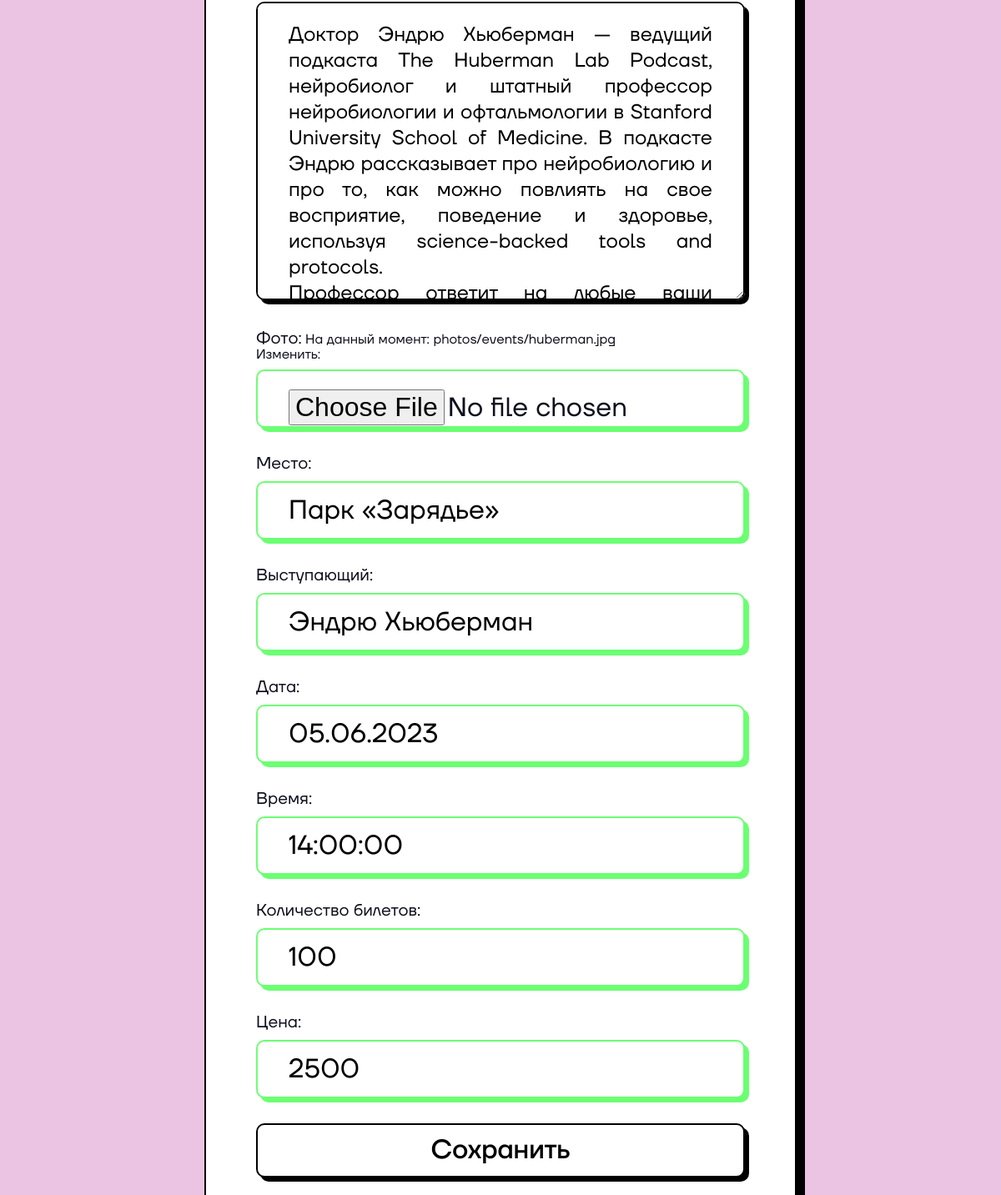
The app's page /events/update/1/ (middle part), older data.
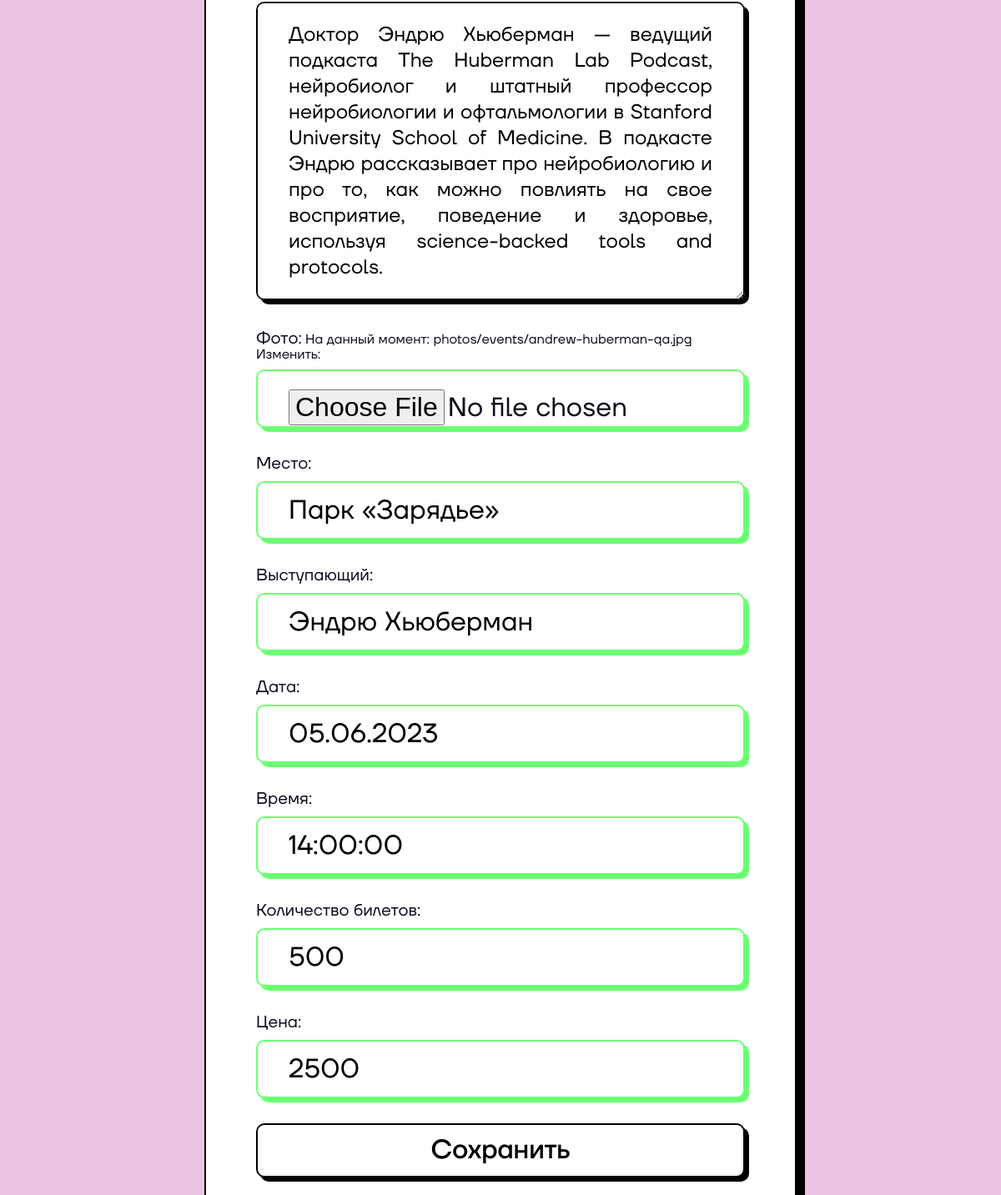
The same page, newer data.
### events/models.py (models this page shows, shortened)
class Event(models.Model):
    name = models.CharField('Название', max_length=255)
    slug = models.SlugField(max_length=255, unique=True,
                            db_index=True, verbose_name="URL")
    description = models.TextField('Описание', help_text='Подробно опишите событие и расскажите про выступающих')
    date = models.DateField('Дата')
    time = models.TimeField('Время')
    performer = models.CharField('Выступающий', max_length=255)
    category = models.ForeignKey(
        'Category', on_delete=models.PROTECT, verbose_name='Категория')
    location = models.CharField('Место', max_length=255)
    is_available = models.BooleanField('Доступность', default=True)
    quantity = models.IntegerField('Количество билетов')
    price = models.IntegerField('Цена')
    photo = models.ImageField('Фото', upload_to="photos/events")
    class Meta:
        verbose_name = 'Событие'
        verbose_name_plural = 'События'
        ordering = ['date']

### events/views.py (the view)
# urls.py: path('update/<int:pk>/', update_event, name='update-event'),
def update_event(request, pk):
    event = Event.objects.get(pk = pk)
    form = AddEventForm(instance = event)
    if request.method == 'POST':
        form = AddEventForm(request.POST, request.FILES, instance=event)
        if form.is_valid():
            form.save()
            return redirect('home')
    context = {'form': form, 'title': 'Редактировать событие', 'action': 'Сохранить', 'event': event}
    return render(request, 'events/update_event.html', context)

### events/forms.py (shortened to what this page needs)
class AddEventForm(forms.ModelForm):
    def __init__(self, *args, **kwargs):
        super(AddEventForm, self).__init__(*args, **kwargs)
        self.fields['category'].empty_label = 'Категория не выбрана'
    class Meta:
        model = Event
        fields = ['name', 'slug', 'category', 'description', 'photo', 'location', 'performer', 'date', 'time', 'quantity', 'price']

### events/models.py (called while the page is built)
    def __str__(self):
        return self.name

### events/templates/events/update_event.html (shortened to what this page needs)
{% extends 'main/layout.html' %}
{% load i18n %}
{% load static %}
{% block main %}
<main class="page">
    <div class="page__container _container">
        <section class="form-section">
            <form class="page__form form" action="{% url 'update-event' event.pk %}" method="post" enctype="multipart/form-data">
                <fieldset>
                        {% for field in form %}
                            <div>
                                {{field.label_tag}}
                                {{field}}
                            </div>
                        {% endfor %}
                        <button class="register-button button" type="submit">{{action}}</button>
                </fieldset>
            </form>
        </section>
    </div>
</main>
{% endblock %}

Row changes from the older to the newer data that the page shows:
changed Event "Парк «Зарядье»": quantity "100" → "500"
Text that changed along with them:
text no longer shown: "На данный момент: photos/events/huberman.jpg Изменить:"
text now shown: "На данный момент: photos/events/andrew-huberman-qa.jpg Изменить:"
